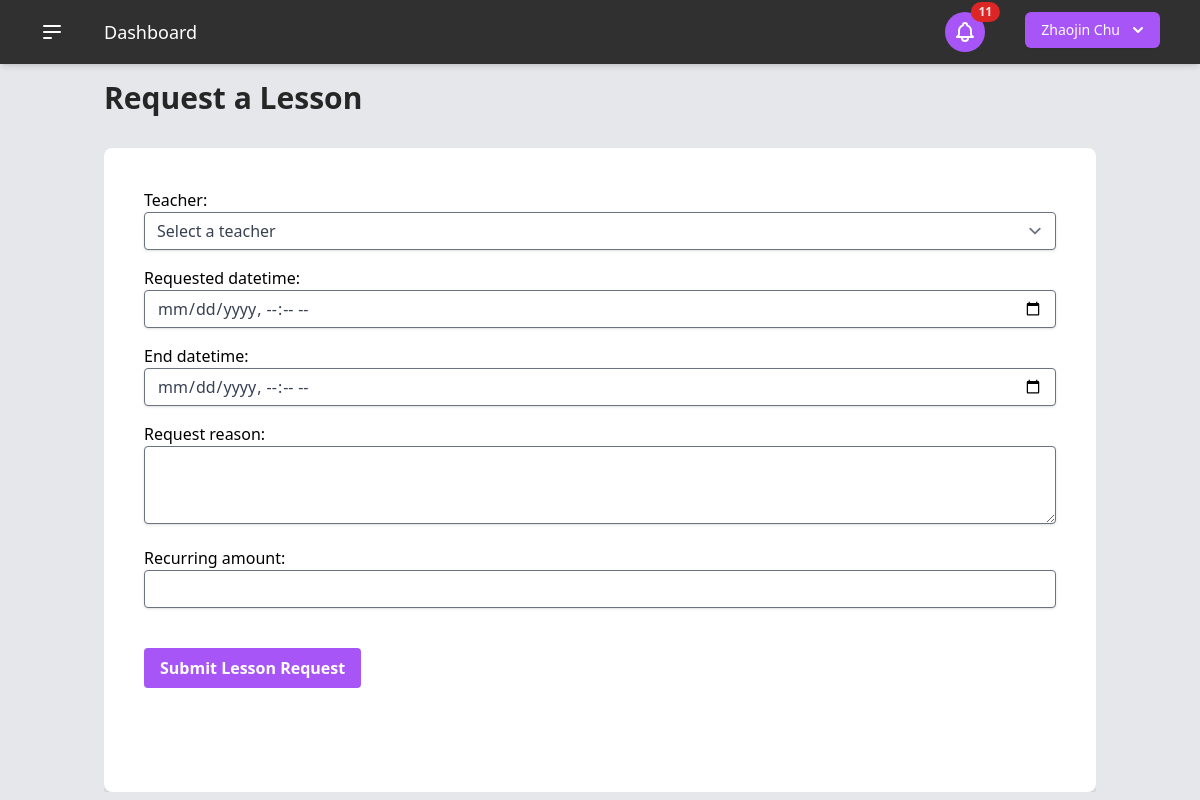
The app's page /student/request_lesson/ (signed in) with its own data.
### users/models.py (models this page shows, shortened)
class User(AbstractBaseUser):
    USER_TYPE_CHOICES = (
        (1, "Student"),
        (2, "Teacher"),
    )
    user_type = models.PositiveSmallIntegerField(
        choices=USER_TYPE_CHOICES,
        default=1,
    )
    timezone = models.CharField(max_length=50, default="UTC")
    email = models.EmailField(
        "email address",
        max_length=255,
        unique=True,
        validators=[EmailValidator(message="Enter a valid email address.")],
    )
    first_name = models.CharField(
        "first name",
        max_length=150,
        validators=[
            RegexValidator(r"^[a-zA-Z\s]+$", "Enter a valid first name (letters only).")
        ],
    )
    last_name = models.CharField(
        "last name",
        max_length=150,
        validators=[
            RegexValidator(r"^[a-zA-Z\s]+$", "Enter a valid last name (letters only).")
        ],
    )
    password = models.CharField(
        "password",
        max_length=255,
        validators=[
            MinLengthValidator(8),
            RegexValidator(
                r"^(?=.*[a-z])(?=.*[A-Z])(?=.*\d)[A-Za-z\d]{8,}$",
                "Password must have at least 8 characters, including a number and a capital letter.",
            ),
        ],
    )
    contact_number = PhoneNumberField()
    date_of_birth = models.DateField("date of birth")
    two_factor_enabled = models.BooleanField(default=False)
    two_factor_code = models.CharField(max_length=6, blank=True, null=True)
    two_factor_code_expiry = models.DateTimeField(blank=True, null=True)
    password_reset_token = models.CharField(max_length=100, null=True, blank=True)
    password_reset_token_created_at = models.DateTimeField(null=True, blank=True)
    objects = UserManager()
    USERNAME_FIELD = "email"
    REQUIRED_FIELDS = ["__all__"]
    def get_full_name(self):
        return f"{self.first_name} {self.last_name}"

class Teacher(models.Model):
    teacher_id = models.AutoField(primary_key=True)
    user = models.OneToOneField(User, on_delete=models.CASCADE)
    extra_teacher_info = models.TextField(
        "extra / optional teacher information",
        max_length=2000,
        blank=True,  # This field is optional
        null=True,
    )

### scheduling/views.py (the view)
@login_required
@user_passes_test(is_student)
def student_lesson_request(request):
    if request.method == "POST":
        form = StudentLessonRequestForm(request.POST, student=request.user.student)
        if form.is_valid():
            lesson_request = form.save(commit=False)
            lesson_request.student = request.user.student
            lesson_request.is_rescheduling = False
            lesson_request.requested_datetime = form.cleaned_data['requested_datetime']
            lesson_request.end_datetime = form.cleaned_data['end_datetime']
            lesson_request.save()
            teacher = lesson_request.teacher
            notification_config, created = NotificationConfig.objects.get_or_create(
                user=teacher.user
            )
            if notification_config.receive_notification:
                notification = Notification.objects.create(
                    receiver=lesson_request.teacher.user,
                    content=f"New lesson request from {request.user.get_full_name()}",
                    timestamp=timezone.now().isoformat(),
                )
                channel_layer = get_channel_layer()
                async_to_sync(channel_layer.group_send)(
                    f"user_{lesson_request.teacher.user.id}_notifications",
                    {
                        "type": "notification",
                        "notification": {
                            "id": notification.id,
                            "content": notification.content,
                            "timestamp": notification.timestamp.isoformat(),
                            "is_read": notification.is_read
                        }
                    }
                )
            messages.success(request, "Lesson request submitted successfully!")
            return redirect("dashboard")
        else:
            for field, errors in form.errors.items():
                for error in errors:
                    messages.error(request, f"{field}: {error}")
    else:
        form = StudentLessonRequestForm(student=request.user.student)
    return render(request, "scheduling/student_schedule_lesson.html", {"form": form})

### scheduling/views.py (called while the page is built)
def is_student(user):
    return user.user_type == 1

### templates/scheduling/student_schedule_lesson.html (shortened to what this page needs)
{% extends "_dashboard.html" %}
{% load widget_tweaks %}
{% block name %}Request a Lesson{% endblock %}
{% block content %}
<div class="bg-white rounded-lg shadow-md p-6 h-full">
    <div class="h-full flex flex-col overflow-hidden">
        <div class="flex-grow overflow-y-auto">
            <div class="container mx-auto p-4 h-full">
                <form id="lessonRequestForm" method="post">
                    <div class="flex flex-col gap-4 justify-center w-full">
                        <div class="w-full">
                            {{ form.teacher.label_tag }}
                            {% render_field form.teacher class="shadow border rounded w-full py-2 px-3 text-gray-700 leading-tight focus:outline-none focus:shadow-outline focus:border-purple-500" %}
                        </div>
                        {% for field in form %}
                            {% if field.name != 'teacher' %}
                            <div class="w-full">
                                {{ field.label_tag }}
                                {% render_field field class="shadow border rounded w-full py-2 px-3 text-gray-700 leading-tight focus:outline-none focus:shadow-outline focus:border-purple-500" %}
                            </div>
                            {% endif %}
                        {% endfor %}
                        <div class="pt-6">
                            <button type="submit" class="bg-purple-500 hover:bg-purple-700 text-white font-bold py-2 px-4 rounded focus:outline-none focus:shadow-outline">
                                Submit Lesson Request
                            </button>
                        </div>
                    </div>
                </form>
            </div>
        </div>
    </div>
</div>
{% endblock %}

### templates/components/current_user.html (shortened to what this page needs)
{% load static %}
<div x-data="{ open: false }" class="relative inline-block text-left mr-4">
    <div>
        <button
            @click="open = !open"
            type="button"
            class="inline-flex justify-center w-full rounded-md shadow-sm px-4 py-2 bg-purple-500 text-sm font-medium text-white hover:bg-purple-600 ring-purple-800"
            id="options-menu"
            aria-haspopup="true"
            x-bind:aria-expanded="open"
        >
            {{ user.first_name }} {{ user.last_name }}
            <svg
                class="-mr-1 ml-2 h-5 w-5"
                xmlns="http://www.w3.org/2000/svg"
                viewBox="0 0 20 20"
                fill="currentColor"
                aria-hidden="true"
            >
                <path
                    fill-rule="evenodd"
                    d="M5.293 7.293a1 1 0 011.414 0L10 10.586l3.293-3.293a1 1 0 111.414 1.414l-4 4a1 1 0 01-1.414 0l-4-4a1 1 0 010-1.414z"
                    clip-rule="evenodd"
                />
            </svg>
        </button>
    </div>
</div>

### records on screen
User: first_name "Zhaojin", last_name "Chu"
Teacher: teacher "Select a teacher"

### other values on screen
{{ field.label_tag }} "Requested datetime:" "End datetime:" "Request reason:" "Recurring amount:"
